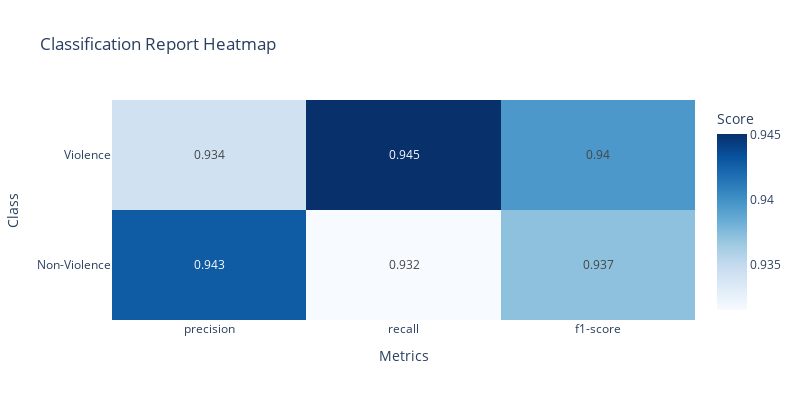
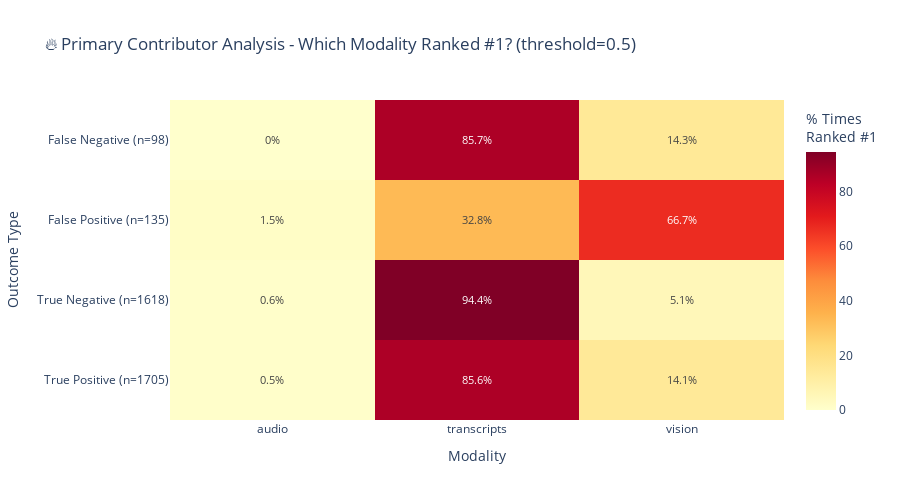

The code cell stored with these charts, in order, in its notebook:
### Code cell
# Initialize evaluator
evaluator = ViolenceDetectionEvaluator(api_based_df, ground_truth_col=LABEL_COLUMN)
report = evaluator.generate_complete_evaluation_report()

### Figure 1 — Plotly figure (JSON) as saved in the notebook; plotly's stock layout.template omitted (floating-point values rounded to 4 significant figures)
{"data": [{"colorbar": {"title": {"text": "Score"}}, "colorscale": [[0, "rgb(247,251,255)"], [0.125, "rgb(222,235,247)"], [0.25, "rgb(198,219,239)"], [0.375, "rgb(158,202,225)"], [0.5, "rgb(107,174,214)"], [0.625, "rgb(66,146,198)"], [0.75, "rgb(33,113,181)"], [0.875, "rgb(8,81,156)"], [1, "rgb(8,48,107)"]], "text": [[0.943, 0.932, 0.937], [0.934, 0.945, 0.94]], "textfont": {"size": 12}, "texttemplate": "%{text}", "type": "heatmap", "x": ["precision", "recall", "f1-score"], "y": ["Non-Violence", "Violence"], "z": [[0.9428, 0.9315, 0.9372], [0.9342, 0.9451, 0.9396]]}], "layout": {"height": 400, "title": {"text": "Classification Report Heatmap"}, "width": 800, "xaxis": {"title": {"text": "Metrics"}}, "yaxis": {"title": {"text": "Class"}}}}

### Figure 2 — Plotly figure (JSON) as saved in the notebook; plotly's stock layout.template omitted (floating-point values rounded to 4 significant figures)
{"data": [{"colorbar": {"title": {"text": "% Times<br>Ranked #1"}}, "colorscale": [[0, "rgb(255,255,204)"], [0.125, "rgb(255,237,160)"], [0.25, "rgb(254,217,118)"], [0.375, "rgb(254,178,76)"], [0.5, "rgb(253,141,60)"], [0.625, "rgb(252,78,42)"], [0.75, "rgb(227,26,28)"], [0.875, "rgb(189,0,38)"], [1, "rgb(128,0,38)"]], "text": [[0.5, 85.6, 14.1], [0.6, 94.4, 5.1], [1.5, 32.8, 66.7], [0.0, 85.7, 14.3]], "textfont": {"size": 11}, "texttemplate": "%{text}%", "type": "heatmap", "x": ["audio", "transcripts", "vision"], "y": ["True Positive\n(n=1705)", "True Negative\n(n=1618)", "False Positive\n(n=135)", "False Negative\n(n=98)"], "z": [[0.4692, 85.61, 14.08], [0.5562, 94.38, 5.068], [1.481, 32.82, 66.67], [0, 85.71, 14.29]]}], "layout": {"font": {"size": 12}, "height": 500, "title": {"text": "🔥 Primary Contributor Analysis - Which Modality Ranked #1? (threshold=0.5)"}, "width": 900, "xaxis": {"title": {"text": "Modality"}}, "yaxis": {"title": {"text": "Outcome Type"}}}}
